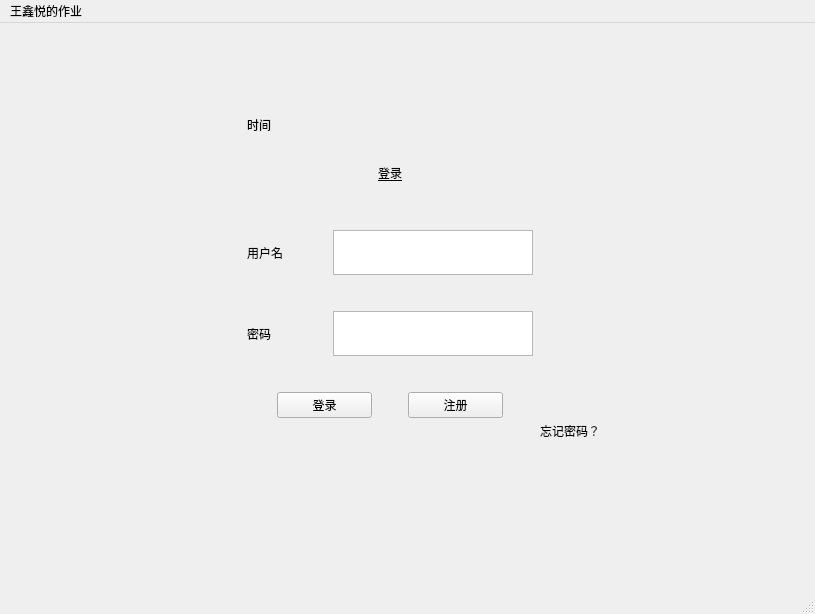
<?xml version="1.0" encoding="UTF-8"?>
<ui version="4.0">
 <class>MainWindow</class>
 <widget class="QMainWindow" name="MainWindow">
  <property name="geometry">
   <rect>
    <x>0</x>
    <y>0</y>
    <width>815</width>
    <height>614</height>
   </rect>
  </property>
  <property name="minimumSize">
   <size>
    <width>815</width>
    <height>614</height>
   </size>
  </property>
  <property name="maximumSize">
   <size>
    <width>815</width>
    <height>614</height>
   </size>
  </property>
  <property name="windowTitle">
   <string>王鑫悦的作业</string>
  </property>
  <widget class="QWidget" name="centralwidget">
   <widget class="QWidget" name="layoutWidget">
    <property name="geometry">
     <rect>
      <x>150</x>
      <y>80</y>
      <width>481</width>
      <height>315</height>
     </rect>
    </property>
    <layout class="QGridLayout" name="gridLayout">
     <property name="sizeConstraint">
      <enum>QLayout::SetDefaultConstraint</enum>
     </property>
     <property name="leftMargin">
      <number>0</number>
     </property>
     <item row="4" column="0">
      <layout class="QHBoxLayout" name="horizontalLayout_3">
       <property name="sizeConstraint">
        <enum>QLayout::SetMinimumSize</enum>
       </property>
       <item>
        <widget class="QPushButton" name="loginBtn">
         <property name="maximumSize">
          <size>
           <width>95</width>
           <height>16777215</height>
          </size>
         </property>
         <property name="styleSheet">
          <string notr="true">font: 14pt &quot;楷体&quot;;</string>
         </property>
         <property name="text">
          <string>登录</string>
         </property>
        </widget>
       </item>
       <item>
        <widget class="QPushButton" name="registerBtn">
         <property name="maximumSize">
          <size>
           <width>95</width>
           <height>16777215</height>
          </size>
         </property>
         <property name="styleSheet">
          <string notr="true">font: 14pt &quot;楷体&quot;;</string>
         </property>
         <property name="text">
          <string>注册</string>
         </property>
        </widget>
       </item>
      </layout>
     </item>
     <item row="3" column="0">
      <layout class="QHBoxLayout" name="horizontalLayout_2">
       <property name="topMargin">
        <number>30</number>
       </property>
       <property name="bottomMargin">
        <number>30</number>
       </property>
       <item>
        <widget class="QLabel" name="label_4">
         <property name="maximumSize">
          <size>
           <width>80</width>
           <height>45</height>
          </size>
         </property>
         <property name="styleSheet">
          <string notr="true">font: 14pt &quot;楷体&quot;;</string>
         </property>
         <property name="text">
          <string>密码</string>
         </property>
        </widget>
       </item>
       <item>
        <widget class="QTextEdit" name="password">
         <property name="maximumSize">
          <size>
           <width>200</width>
           <height>45</height>
          </size>
         </property>
        </widget>
       </item>
      </layout>
     </item>
     <item row="2" column="0">
      <layout class="QHBoxLayout" name="horizontalLayout">
       <property name="topMargin">
        <number>30</number>
       </property>
       <item>
        <widget class="QLabel" name="label">
         <property name="maximumSize">
          <size>
           <width>80</width>
           <height>45</height>
          </size>
         </property>
         <property name="styleSheet">
          <string notr="true">font: 14pt &quot;楷体&quot;;</string>
         </property>
         <property name="text">
          <string>用户名</string>
         </property>
        </widget>
       </item>
       <item>
        <widget class="QTextEdit" name="username">
         <property name="enabled">
          <bool>true</bool>
         </property>
         <property name="sizePolicy">
          <sizepolicy hsizetype="Expanding" vsizetype="Preferred">
           <horstretch>0</horstretch>
           <verstretch>0</verstretch>
          </sizepolicy>
         </property>
         <property name="maximumSize">
          <size>
           <width>200</width>
           <height>45</height>
          </size>
         </property>
        </widget>
       </item>
      </layout>
     </item>
     <item row="0" column="0">
      <widget class="QLabel" name="time">
       <property name="styleSheet">
        <string notr="true">font: 14pt &quot;楷体&quot;;</string>
       </property>
       <property name="text">
        <string>时间</string>
       </property>
      </widget>
     </item>
     <item row="1" column="0">
      <widget class="QLabel" name="label_3">
       <property name="styleSheet">
        <string notr="true">font: 28pt &quot;黑体&quot;;
text-decoration: underline;</string>
       </property>
       <property name="text">
        <string>登录</string>
       </property>
       <property name="alignment">
        <set>Qt::AlignCenter</set>
       </property>
      </widget>
     </item>
    </layout>
   </widget>
   <widget class="QLabel" name="forgetSecretText">
    <property name="geometry">
     <rect>
      <x>540</x>
      <y>400</y>
      <width>72</width>
      <height>15</height>
     </rect>
    </property>
    <property name="text">
     <string>忘记密码？</string>
    </property>
   </widget>
  </widget>
  <widget class="QMenuBar" name="menubar">
   <property name="geometry">
    <rect>
     <x>0</x>
     <y>0</y>
     <width>815</width>
     <height>26</height>
    </rect>
   </property>
   <widget class="QMenu" name="menu">
    <property name="title">
     <string>王鑫悦的作业</string>
    </property>
   </widget>
   <addaction name="menu"/>
  </widget>
  <widget class="QStatusBar" name="statusbar"/>
 </widget>
 <resources/>
 <connections/>
</ui>
